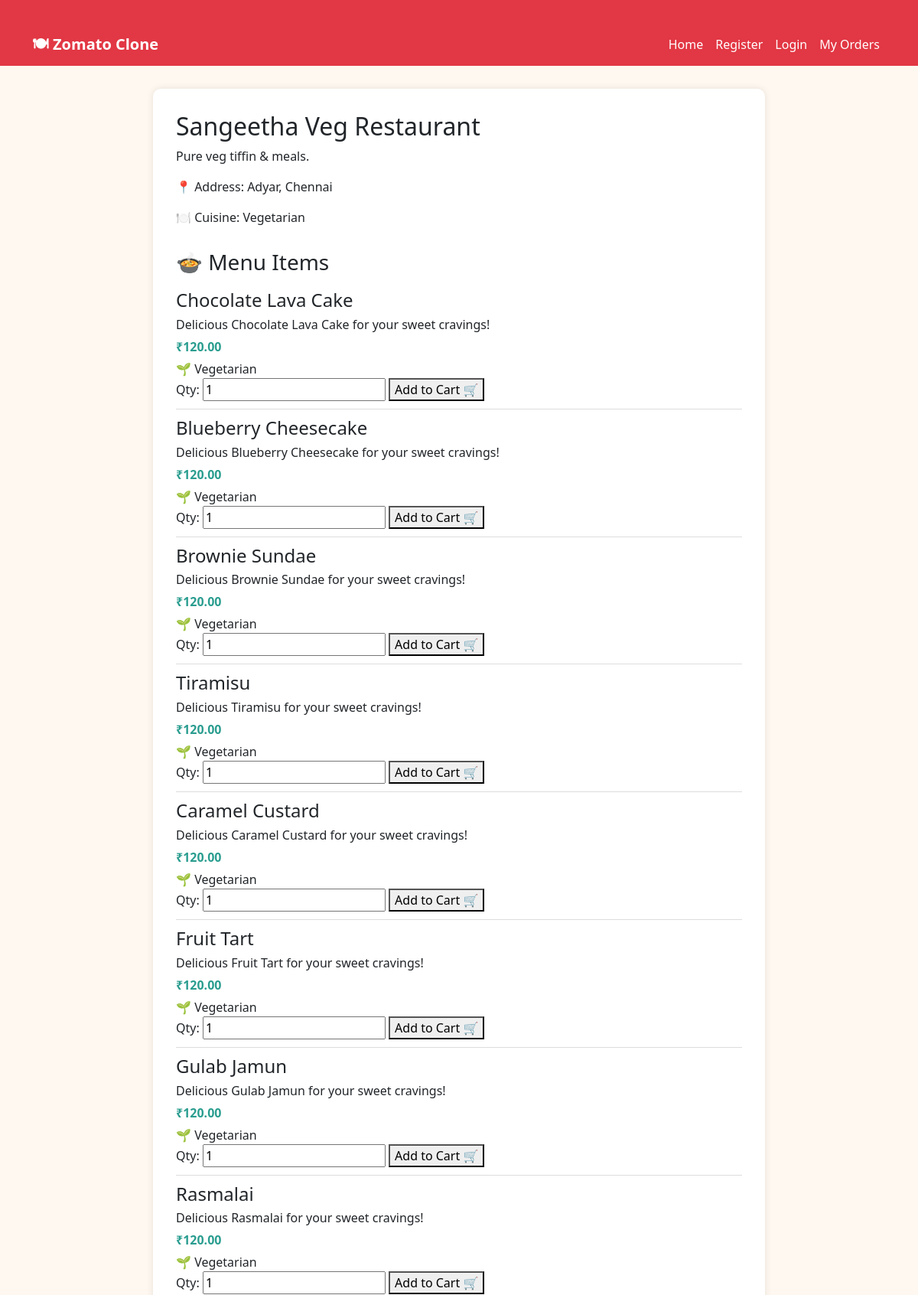
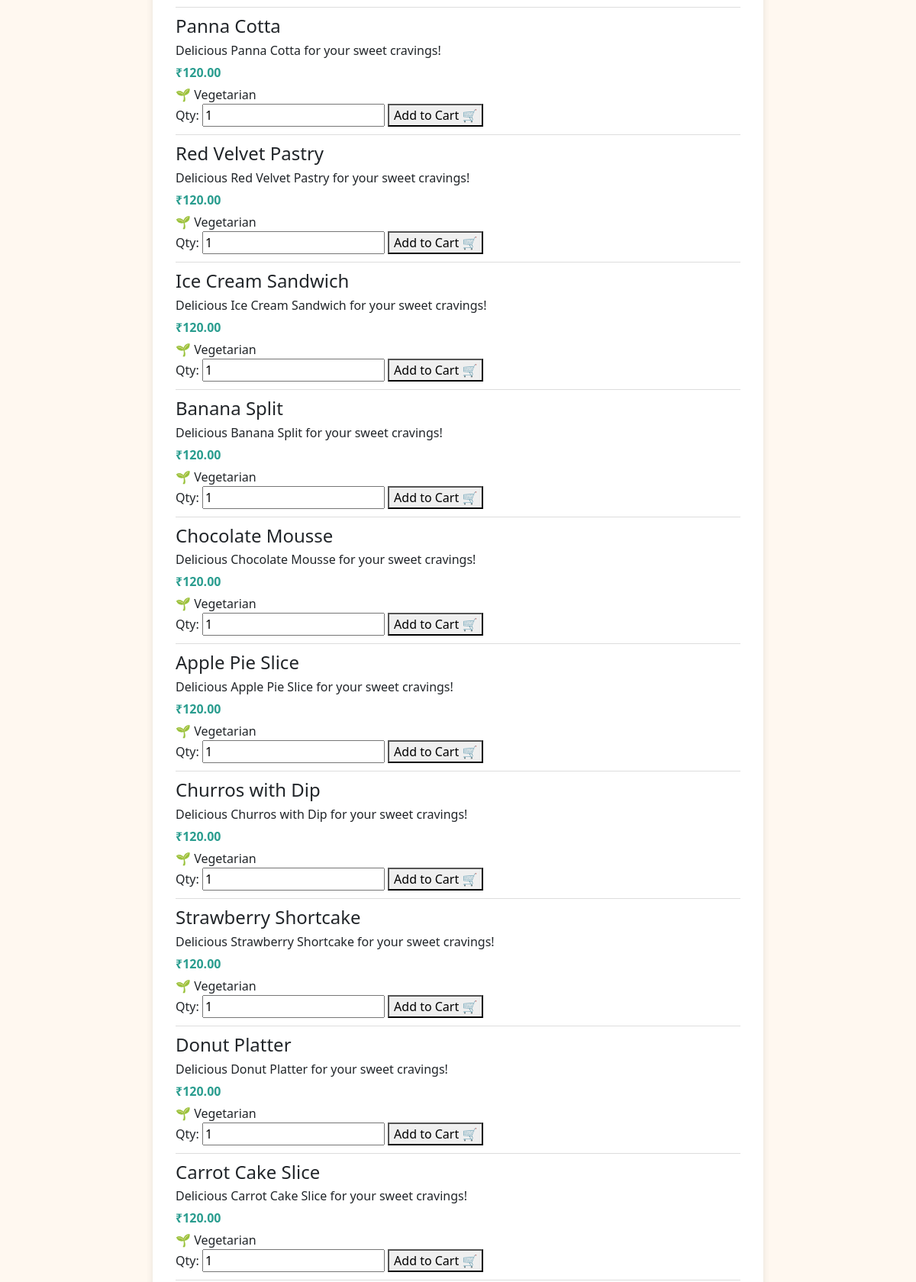
/restaurant/4/ (upper part), run on the app's committed database (2 pictures, top to bottom).
### core/models.py (models this page shows, shortened)
class Restaurant(models.Model):
    name = models.CharField(max_length=200)
    description = models.TextField()
    address = models.TextField()
    cuisine_type = models.CharField(max_length=100)
    image = models.ImageField(upload_to='restaurant_images/', blank=True, null=True)
    created_at = models.DateTimeField(auto_now_add=True)

class MenuItem(models.Model):
    restaurant = models.ForeignKey(Restaurant, related_name='menu_items', on_delete=models.CASCADE)
    name = models.CharField(max_length=200)
    description = models.TextField()
    price = models.DecimalField(max_digits=6, decimal_places=2)
    is_veg = models.BooleanField(default=True)
    image = models.ImageField(upload_to='menu_images/', blank=True, null=True)

### core/views.py (the view)
# urls.py: path('restaurant/<int:pk>/', restaurant_detail, name='restaurant_detail'),
def restaurant_detail(request, pk):
    restaurant = get_object_or_404(Restaurant, pk=pk)
    return render(request, 'restaurant_detail.html', {'restaurant': restaurant})

### core/templates/restaurant_detail.html (shortened to what this page needs)
{% extends 'base.html' %}
{% block content %}
  <div class="restaurant-detail">
    <h2>{{ restaurant.name }}</h2>
    <p>{{ restaurant.description }}</p>
    <p>📍 Address: {{ restaurant.address }}</p>
    <p>🍽️ Cuisine: {{ restaurant.cuisine_type }}</p>
  <div class="menu-section">
  <h3>🍲 Menu Items</h3>
  {% if restaurant.menu_items.all %}
    {% for item in restaurant.menu_items.all %}
      <div class="menu-item">
        <h4>{{ item.name }}</h4>
        <p>{{ item.description }}</p>
        <p class="price">₹{{ item.price }}</p>
        {% if item.is_veg %}
          <p>🌱 Vegetarian</p>
        {% else %}
          <p>🍗 Non-Vegetarian</p>
        {% endif %}
        <form method="POST" action="{% url 'add_to_cart' item.id %}">
          <label for="quantity">Qty:</label>
          <input type="number" name="quantity" value="1" min="1" required>
          <button type="submit">Add to Cart 🛒</button>
        </form>
      </div>
    {% endfor %}
  {% else %}
    <p>No menu items available yet.</p>
  {% endif %}
</div>
{% endblock %}

### core/static/css/style.css (style rules this page uses)
body { background: #fff8f0; font-family: 'Segoe UI', sans-serif; }

### core/templates/base.html (style rules this page uses)
body { background: #fff8f0; font-family: 'Segoe UI', sans-serif; }

### core/templates/restaurant_detail.html (style rules this page uses)
.restaurant-detail { max-width: 800px; margin: 0 auto; background: #fff; border-radius: 10px; padding: 30px; box-shadow: 0 0 10px rgba(0,0,0,0.1); }
.menu-section { margin-top: 30px; }
.menu-item { border-bottom: 1px solid #ddd; padding: 10px 0; }
.menu-item h4 { margin: 0; }
.menu-item p { margin: 5px 0 0; }
.price { font-weight: bold; color: #2a9d8f; }

### data on the page
Restaurant: name "Sangeetha Veg Restaurant", description "Pure veg tiffin & meals.", address "Adyar, Chennai", cuisine_type "Vegetarian"
MenuItem: name "Chocolate Lava Cake", description "Delicious Chocolate Lava Cake for your sweet cravings!", price "120.00", is_veg "🌱 Vegetarian"
MenuItem: name "Blueberry Cheesecake", description "Delicious Blueberry Cheesecake for your sweet cravings!", price "120.00", is_veg "🌱 Vegetarian"
MenuItem: name "Brownie Sundae", description "Delicious Brownie Sundae for your sweet cravings!", price "120.00", is_veg "🌱 Vegetarian"
MenuItem: name "Tiramisu", description "Delicious Tiramisu for your sweet cravings!", price "120.00", is_veg "🌱 Vegetarian"
MenuItem: name "Caramel Custard", description "Delicious Caramel Custard for your sweet cravings!", price "120.00", is_veg "🌱 Vegetarian"
MenuItem: name "Fruit Tart", description "Delicious Fruit Tart for your sweet cravings!", price "120.00", is_veg "🌱 Vegetarian"
MenuItem: name "Gulab Jamun", description "Delicious Gulab Jamun for your sweet cravings!", price "120.00", is_veg "🌱 Vegetarian"
MenuItem: name "Rasmalai", description "Delicious Rasmalai for your sweet cravings!", price "120.00", is_veg "🌱 Vegetarian"
MenuItem: name "Panna Cotta", description "Delicious Panna Cotta for your sweet cravings!", price "120.00", is_veg "🌱 Vegetarian"
MenuItem: name "Red Velvet Pastry", description "Delicious Red Velvet Pastry for your sweet cravings!", price "120.00", is_veg "🌱 Vegetarian"
MenuItem: name "Ice Cream Sandwich", description "Delicious Ice Cream Sandwich for your sweet cravings!", price "120.00", is_veg "🌱 Vegetarian"
MenuItem: name "Banana Split", description "Delicious Banana Split for your sweet cravings!", price "120.00", is_veg "🌱 Vegetarian"
MenuItem: name "Chocolate Mousse", description "Delicious Chocolate Mousse for your sweet cravings!", price "120.00", is_veg "🌱 Vegetarian"
MenuItem: name "Apple Pie Slice", description "Delicious Apple Pie Slice for your sweet cravings!", price "120.00", is_veg "🌱 Vegetarian"
MenuItem: name "Churros with Dip", description "Delicious Churros with Dip for your sweet cravings!", price "120.00", is_veg "🌱 Vegetarian"
MenuItem: name "Strawberry Shortcake", description "Delicious Strawberry Shortcake for your sweet cravings!", price "120.00", is_veg "🌱 Vegetarian"
MenuItem: name "Donut Platter", description "Delicious Donut Platter for your sweet cravings!", price "120.00", is_veg "🌱 Vegetarian"
MenuItem: name "Carrot Cake Slice", description "Delicious Carrot Cake Slice for your sweet cravings!", price "120.00", is_veg "🌱 Vegetarian"
